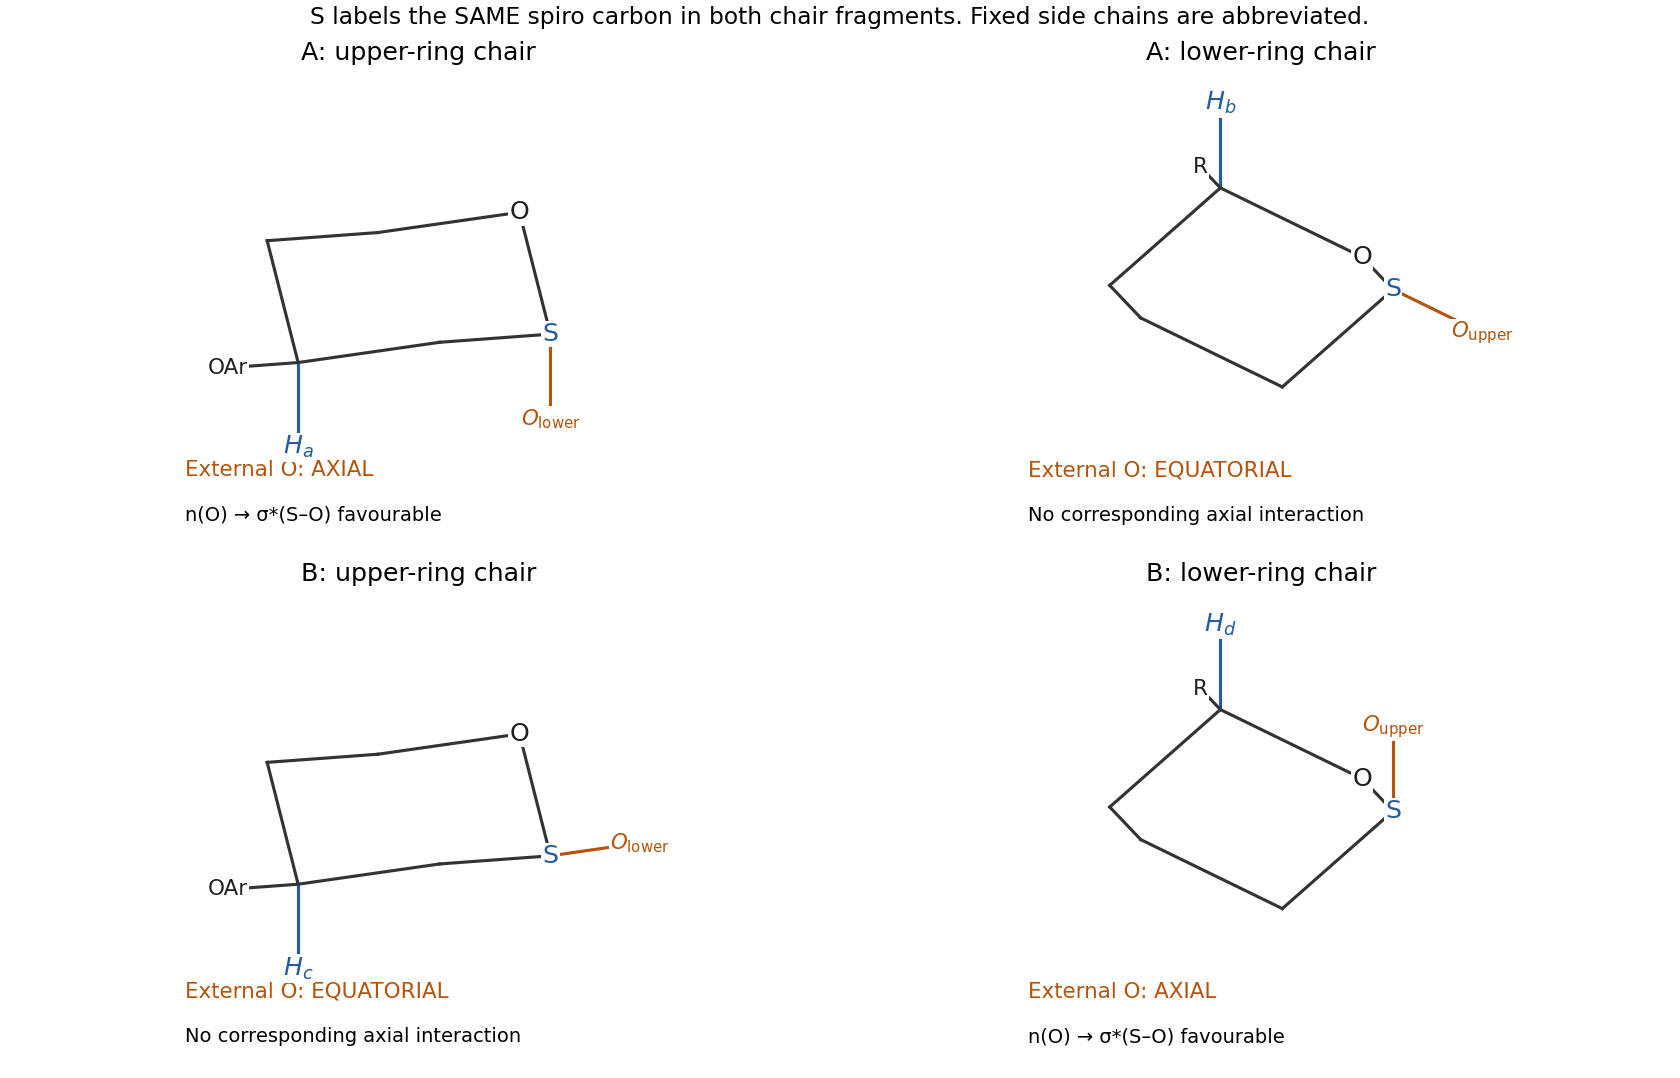

Reproduce this figure in Python.
"""Ideal-chair fragments joined conceptually at the same spiro carbon."""
from pathlib import Path
import sys
sys.path.insert(0,str(Path(__file__).resolve().parents[2]))
import matplotlib.pyplot as plt
from tools.chemistry_diagram import *
fig,axs=plt.subplots(2,2,figsize=(12,7.7),layout='constrained',facecolor='white')
for row,name,extupper,extlower in [(0,'A',True,False),(1,'B',False,True)]:
 for col in [0,1]:
  ax=axs[row,col];upper=col==0;pts,aa,ee=chair(ax,(0,0),phase=-1 if upper else 1,scale=1.5)
  atom(ax,pts[0],'S',color=BLUE);atom(ax,pts[1],'O')
  hindex=4 if upper else 2;H=r'$H_a$' if name=='A' and upper else r'$H_b$' if name=='A' else r'$H_c$' if upper else r'$H_d$'
  bond(ax,pts[hindex],aa[hindex],color=BLUE);atom(ax,aa[hindex],H,color=BLUE)
  bond(ax,pts[hindex],ee[hindex]);atom(ax,ee[hindex],'OAr' if upper else 'R',size=11)
  isax=extupper if upper else extlower;end=aa[0] if isax else ee[0];bond(ax,pts[0],end,color=ORANGE);atom(ax,end,r'$O_{\mathrm{lower}}$' if upper else r'$O_{\mathrm{upper}}$',size=11,color=ORANGE)
  ax.text(-2.25,-1.9,'External O: '+('AXIAL' if isax else 'EQUATORIAL'),fontsize=11,color=ORANGE)
  ax.text(-2.25,-2.35,('n(O) → σ*(S–O) favourable' if isax else 'No corresponding axial interaction'),fontsize=10)
  finish(ax,(-2.65,2.85),(-2.65,2.1),name+(': upper-ring chair' if upper else ': lower-ring chair'))
fig.suptitle('S labels the SAME spiro carbon in both chair fragments. Fixed side chains are abbreviated.',fontsize=12)
save(fig,'paper-1-spiroacetal-chairs.png')
